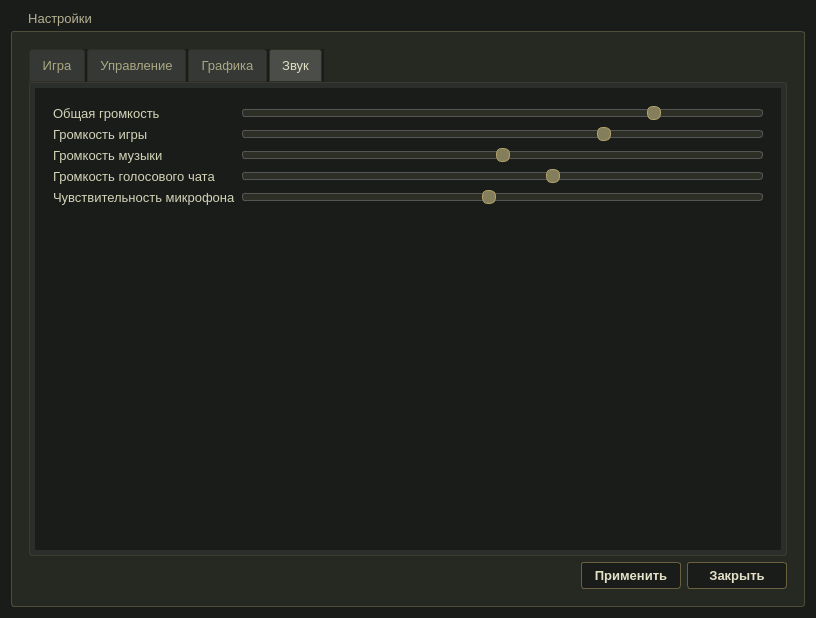
<?xml version="1.0" encoding="UTF-8"?>
<ui version="4.0">
 <class>UISettings</class>
 <widget class="QWidget" name="UISettings">
  <property name="geometry">
   <rect>
    <x>0</x>
    <y>0</y>
    <width>816</width>
    <height>618</height>
   </rect>
  </property>
  <property name="windowTitle">
   <string>Form</string>
  </property>
  <property name="styleSheet">
   <string notr="true">QWidget {
    background-color: #1a1c1a;
    color: #d4d4b8; 
    font-family: &quot;Bahnschrift&quot;, &quot;Consolas&quot;, &quot;Arial&quot;;
    font-size: 13px;
}

QTabWidget::pane {
    border: 1px solid #3a3a2f;
    background-color: #2c2e2c;
    border-radius: 3px;
    padding: 5px;
}

QTabBar::tab {
    padding: 8px 12px;
    background: #353834;
    border: 1px solid #2e2e26;
    border-top-left-radius: 3px;
    border-top-right-radius: 3px;
    margin-right: 2px;
    color: #aaa882;
}

QTabBar::tab:selected {
    background: #4a4d48;
    border-bottom: 1px solid #2c2e2c;
    color: #e0dfc4;
}

QPushButton {
    background-color: qlineargradient(x1:0, y1:0, x2:0, y2:1,
                                      stop:0 #5d5f53, stop:1 #363832);
    border: 1px solid #6a5f3e;
    border-radius: 3px;
    padding: 5px 10px;
    color: #e4e1c8;
    font-weight: bold;
    text-shadow: 1px 1px 1px #000000;
}

QPushButton:hover {
    background-color: qlineargradient(x1:0, y1:0, x2:0, y2:1,
                                      stop:0 #706c58, stop:1 #45463b);
    border: 1px solid #8c7f4a;
}

QPushButton:pressed {
    background-color: #2d2e29;
    border: 1px solid #a29466;
}

QGroupBox {
    border: 1px solid #4e4e3a;
    border-radius: 3px;
    margin-top: 20px;
    background-color: #262822;
    padding: 8px;
}

QGroupBox:title {
    subcontrol-origin: margin;
    left: 10px;
    padding: 0 5px;
    background-color: #1a1c1a;
    color: #b5b291;
    font-weight: bold;
}

QSlider::groove:horizontal {
    border: 1px solid #555;
    height: 6px;
    background: #2d2e26;
    border-radius: 3px;
}

QSlider::handle:horizontal {
    background: #847e5c;
    border: 1px solid #b1a367;
    width: 12px;
    margin: -4px 0;
    border-radius: 6px;
}

QSlider::handle:horizontal:hover {
    background: #9f9962;
}

QCheckBox, QRadioButton {
    spacing: 6px;
    color: #cfcaa0;
}

QLabel {
    color: #d4d4b8;
}</string>
  </property>
  <layout class="QHBoxLayout" name="horizontalLayout_2">
   <item>
    <widget class="QGroupBox" name="settingsGroupBox">
     <property name="title">
      <string>Настройки</string>
     </property>
     <property name="alignment">
      <set>Qt::AlignCenter</set>
     </property>
     <layout class="QVBoxLayout" name="verticalLayout">
      <item>
       <widget class="QTabWidget" name="tabWidget">
        <property name="currentIndex">
         <number>3</number>
        </property>
        <widget class="QWidget" name="gameTab">
         <attribute name="title">
          <string>Игра</string>
         </attribute>
         <widget class="QCheckBox" name="checkShowTeamInfo">
          <property name="geometry">
           <rect>
            <x>20</x>
            <y>30</y>
            <width>341</width>
            <height>23</height>
           </rect>
          </property>
          <property name="text">
           <string>Всегда отоброжать имена и здоровье союзников</string>
          </property>
         </widget>
        </widget>
        <widget class="QWidget" name="controlTab">
         <attribute name="title">
          <string>Управление</string>
         </attribute>
         <layout class="QVBoxLayout" name="mainControlsLayout">
          <item>
           <layout class="QHBoxLayout" name="horizontalControlsSplitLayout">
            <item>
             <layout class="QFormLayout" name="leftControlSettingsLayout">
              <property name="verticalSpacing">
               <number>12</number>
              </property>
              <item row="1" column="0">
               <widget class="QLabel" name="labelMouseSensitivity">
                <property name="text">
                 <string>Чувствительность мыши</string>
                </property>
               </widget>
              </item>
              <item row="1" column="1">
               <widget class="QSlider" name="sliderMouseSensitivity">
                <property name="sizePolicy">
                 <sizepolicy hsizetype="Expanding" vsizetype="Preferred">
                  <horstretch>0</horstretch>
                  <verstretch>0</verstretch>
                 </sizepolicy>
                </property>
                <property name="minimum">
                 <number>1</number>
                </property>
                <property name="maximum">
                 <number>20</number>
                </property>
                <property name="value">
                 <number>6</number>
                </property>
                <property name="orientation">
                 <enum>Qt::Horizontal</enum>
                </property>
               </widget>
              </item>
              <item row="2" column="0" colspan="2">
               <widget class="QPushButton" name="buttonResetControls">
                <property name="sizePolicy">
                 <sizepolicy hsizetype="Preferred" vsizetype="Preferred">
                  <horstretch>0</horstretch>
                  <verstretch>0</verstretch>
                 </sizepolicy>
                </property>
                <property name="text">
                 <string>Базовые настройки</string>
                </property>
               </widget>
              </item>
              <item row="0" column="0" colspan="2">
               <widget class="QCheckBox" name="checkInvertMouse">
                <property name="sizePolicy">
                 <sizepolicy hsizetype="Preferred" vsizetype="Preferred">
                  <horstretch>0</horstretch>
                  <verstretch>0</verstretch>
                 </sizepolicy>
                </property>
                <property name="text">
                 <string>Инвертировать мышь</string>
                </property>
               </widget>
              </item>
             </layout>
            </item>
            <item>
             <widget class="QTreeWidget" name="treeKeyBindings">
              <property name="showDropIndicator" stdset="0">
               <bool>false</bool>
              </property>
              <property name="selectionMode">
               <enum>QAbstractItemView::NoSelection</enum>
              </property>
              <property name="textElideMode">
               <enum>Qt::ElideNone</enum>
              </property>
              <property name="rootIsDecorated">
               <bool>true</bool>
              </property>
              <property name="uniformRowHeights">
               <bool>false</bool>
              </property>
              <property name="itemsExpandable">
               <bool>true</bool>
              </property>
              <property name="animated">
               <bool>false</bool>
              </property>
              <property name="allColumnsShowFocus">
               <bool>false</bool>
              </property>
              <property name="wordWrap">
               <bool>false</bool>
              </property>
              <property name="headerHidden">
               <bool>false</bool>
              </property>
              <property name="expandsOnDoubleClick">
               <bool>false</bool>
              </property>
              <attribute name="headerVisible">
               <bool>true</bool>
              </attribute>
              <attribute name="headerCascadingSectionResizes">
               <bool>false</bool>
              </attribute>
              <attribute name="headerHighlightSections">
               <bool>false</bool>
              </attribute>
              <attribute name="headerShowSortIndicator" stdset="0">
               <bool>false</bool>
              </attribute>
              <attribute name="headerStretchLastSection">
               <bool>true</bool>
              </attribute>
              <column>
               <property name="text">
                <string>Действие</string>
               </property>
              </column>
              <column>
               <property name="text">
                <string>Клавиша</string>
               </property>
              </column>
              <item>
               <property name="text">
                <string>Вперед</string>
               </property>
               <property name="text">
                <string>W</string>
               </property>
              </item>
              <item>
               <property name="text">
                <string>Назад</string>
               </property>
               <property name="text">
                <string>S</string>
               </property>
              </item>
              <item>
               <property name="text">
                <string>Шаг влево</string>
               </property>
               <property name="text">
                <string>A</string>
               </property>
              </item>
              <item>
               <property name="text">
                <string>Шаг вправо</string>
               </property>
               <property name="text">
                <string>D</string>
               </property>
              </item>
             </widget>
            </item>
           </layout>
          </item>
         </layout>
        </widget>
        <widget class="QWidget" name="renderTab">
         <attribute name="title">
          <string>Графика</string>
         </attribute>
         <layout class="QVBoxLayout" name="mainVerticalLayout">
          <item>
           <layout class="QHBoxLayout" name="horizontalSplitLayout">
            <item>
             <layout class="QFormLayout" name="formLayoutLeft">
              <property name="verticalSpacing">
               <number>12</number>
              </property>
              <item row="0" column="0">
               <widget class="QLabel" name="labelMonitor">
                <property name="text">
                 <string>Активный монитор</string>
                </property>
               </widget>
              </item>
              <item row="0" column="1">
               <widget class="QComboBox" name="comboMonitor">
                <property name="sizePolicy">
                 <sizepolicy hsizetype="Preferred" vsizetype="Preferred">
                  <horstretch>0</horstretch>
                  <verstretch>0</verstretch>
                 </sizepolicy>
                </property>
               </widget>
              </item>
              <item row="1" column="0">
               <widget class="QLabel" name="labelResolution">
                <property name="text">
                 <string>Разрешение</string>
                </property>
               </widget>
              </item>
              <item row="1" column="1">
               <widget class="QComboBox" name="comboResolution">
                <property name="sizePolicy">
                 <sizepolicy hsizetype="Preferred" vsizetype="Preferred">
                  <horstretch>0</horstretch>
                  <verstretch>0</verstretch>
                 </sizepolicy>
                </property>
                <item>
                 <property name="text">
                  <string>800x600</string>
                 </property>
                </item>
                <item>
                 <property name="text">
                  <string>1024x768</string>
                 </property>
                </item>
                <item>
                 <property name="text">
                  <string>1280x720</string>
                 </property>
                </item>
                <item>
                 <property name="text">
                  <string>1600x900</string>
                 </property>
                </item>
                <item>
                 <property name="text">
                  <string>1920x1080</string>
                 </property>
                </item>
               </widget>
              </item>
              <item row="2" column="0" colspan="2">
               <widget class="QCheckBox" name="checkFullscreen">
                <property name="sizePolicy">
                 <sizepolicy hsizetype="Preferred" vsizetype="Preferred">
                  <horstretch>0</horstretch>
                  <verstretch>0</verstretch>
                 </sizepolicy>
                </property>
                <property name="text">
                 <string>Полноэкранный режим</string>
                </property>
               </widget>
              </item>
              <item row="3" column="0" colspan="2">
               <widget class="QCheckBox" name="checkVSync">
                <property name="sizePolicy">
                 <sizepolicy hsizetype="Preferred" vsizetype="Preferred">
                  <horstretch>0</horstretch>
                  <verstretch>0</verstretch>
                 </sizepolicy>
                </property>
                <property name="text">
                 <string>Вертикальная синхронизация</string>
                </property>
               </widget>
              </item>
              <item row="4" column="0">
               <widget class="QLabel" name="labelAntiAliasing">
                <property name="text">
                 <string>Антиалиасинг</string>
                </property>
               </widget>
              </item>
              <item row="4" column="1">
               <widget class="QComboBox" name="comboAntialiasing">
                <property name="sizePolicy">
                 <sizepolicy hsizetype="Preferred" vsizetype="Preferred">
                  <horstretch>0</horstretch>
                  <verstretch>0</verstretch>
                 </sizepolicy>
                </property>
               </widget>
              </item>
              <item row="5" column="0">
               <widget class="QLabel" name="labelAnisotropy">
                <property name="sizePolicy">
                 <sizepolicy hsizetype="Preferred" vsizetype="Preferred">
                  <horstretch>0</horstretch>
                  <verstretch>0</verstretch>
                 </sizepolicy>
                </property>
                <property name="text">
                 <string>Анизотропная фильтрация</string>
                </property>
               </widget>
              </item>
              <item row="5" column="1">
               <widget class="QComboBox" name="comboAnisotropy">
                <property name="sizePolicy">
                 <sizepolicy hsizetype="Preferred" vsizetype="Preferred">
                  <horstretch>0</horstretch>
                  <verstretch>0</verstretch>
                 </sizepolicy>
                </property>
               </widget>
              </item>
              <item row="6" column="0">
               <widget class="QLabel" name="labelGamma">
                <property name="text">
                 <string>Гамма</string>
                </property>
               </widget>
              </item>
              <item row="6" column="1">
               <widget class="QSlider" name="sliderGamma">
                <property name="sizePolicy">
                 <sizepolicy hsizetype="Preferred" vsizetype="Fixed">
                  <horstretch>0</horstretch>
                  <verstretch>0</verstretch>
                 </sizepolicy>
                </property>
                <property name="orientation">
                 <enum>Qt::Horizontal</enum>
                </property>
               </widget>
              </item>
             </layout>
            </item>
            <item>
             <layout class="QFormLayout" name="formLayoutRight">
              <property name="verticalSpacing">
               <number>12</number>
              </property>
              <item row="0" column="0">
               <widget class="QLabel" name="labelQuality">
                <property name="text">
                 <string>Качество графики</string>
                </property>
               </widget>
              </item>
              <item row="0" column="1">
               <widget class="QComboBox" name="comboQuality">
                <item>
                 <property name="text">
                  <string>Минимум</string>
                 </property>
                </item>
                <item>
                 <property name="text">
                  <string>Низко</string>
                 </property>
                </item>
                <item>
                 <property name="text">
                  <string>Средне</string>
                 </property>
                </item>
                <item>
                 <property name="text">
                  <string>Высоко</string>
                 </property>
                </item>
               </widget>
              </item>
              <item row="1" column="0">
               <widget class="QLabel" name="labelTextures">
                <property name="text">
                 <string>Качество текстур</string>
                </property>
               </widget>
              </item>
              <item row="1" column="1">
               <widget class="QComboBox" name="comboTextures">
                <item>
                 <property name="text">
                  <string>Минимум</string>
                 </property>
                </item>
                <item>
                 <property name="text">
                  <string>Низко</string>
                 </property>
                </item>
                <item>
                 <property name="text">
                  <string>Средне</string>
                 </property>
                </item>
                <item>
                 <property name="text">
                  <string>Высоко</string>
                 </property>
                </item>
               </widget>
              </item>
              <item row="2" column="0">
               <widget class="QLabel" name="labelLighting">
                <property name="text">
                 <string>Качество освещения</string>
                </property>
               </widget>
              </item>
              <item row="2" column="1">
               <widget class="QComboBox" name="comboLighting">
                <item>
                 <property name="text">
                  <string>Минимум</string>
                 </property>
                </item>
                <item>
                 <property name="text">
                  <string>Низко</string>
                 </property>
                </item>
                <item>
                 <property name="text">
                  <string>Средне</string>
                 </property>
                </item>
                <item>
                 <property name="text">
                  <string>Высоко</string>
                 </property>
                </item>
               </widget>
              </item>
              <item row="3" column="0">
               <widget class="QLabel" name="labelShadows">
                <property name="text">
                 <string>Качество теней</string>
                </property>
               </widget>
              </item>
              <item row="3" column="1">
               <widget class="QComboBox" name="comboShadows">
                <item>
                 <property name="text">
                  <string>Минимум</string>
                 </property>
                </item>
                <item>
                 <property name="text">
                  <string>Низко</string>
                 </property>
                </item>
                <item>
                 <property name="text">
                  <string>Средне</string>
                 </property>
                </item>
                <item>
                 <property name="text">
                  <string>Высоко</string>
                 </property>
                </item>
               </widget>
              </item>
              <item row="4" column="0">
               <widget class="QLabel" name="labelPostFX">
                <property name="text">
                 <string>Постобработка</string>
                </property>
               </widget>
              </item>
              <item row="4" column="1">
               <widget class="QComboBox" name="comboPostFX">
                <item>
                 <property name="text">
                  <string>Минимум</string>
                 </property>
                </item>
                <item>
                 <property name="text">
                  <string>Низко</string>
                 </property>
                </item>
                <item>
                 <property name="text">
                  <string>Средне</string>
                 </property>
                </item>
                <item>
                 <property name="text">
                  <string>Высоко</string>
                 </property>
                </item>
               </widget>
              </item>
             </layout>
            </item>
           </layout>
          </item>
         </layout>
        </widget>
        <widget class="QWidget" name="soundTab">
         <attribute name="title">
          <string>Звук</string>
         </attribute>
         <layout class="QVBoxLayout" name="mainAudioLayout">
          <item>
           <widget class="QFrame" name="volumeGroup">
            <property name="frameShape">
             <enum>QFrame::NoFrame</enum>
            </property>
            <property name="frameShadow">
             <enum>QFrame::Raised</enum>
            </property>
            <layout class="QFormLayout" name="volumeLayout">
             <item row="0" column="0">
              <widget class="QLabel" name="labelMasterVolume">
               <property name="text">
                <string>Общая громкость</string>
               </property>
              </widget>
             </item>
             <item row="0" column="1">
              <widget class="QSlider" name="sliderMasterVolume">
               <property name="minimum">
                <number>0</number>
               </property>
               <property name="maximum">
                <number>100</number>
               </property>
               <property name="value">
                <number>80</number>
               </property>
               <property name="orientation">
                <enum>Qt::Horizontal</enum>
               </property>
              </widget>
             </item>
             <item row="1" column="0">
              <widget class="QLabel" name="labelGameVolume">
               <property name="text">
                <string>Громкость игры</string>
               </property>
              </widget>
             </item>
             <item row="1" column="1">
              <widget class="QSlider" name="sliderGameVolume">
               <property name="minimum">
                <number>0</number>
               </property>
               <property name="maximum">
                <number>100</number>
               </property>
               <property name="value">
                <number>70</number>
               </property>
               <property name="orientation">
                <enum>Qt::Horizontal</enum>
               </property>
              </widget>
             </item>
             <item row="2" column="0">
              <widget class="QLabel" name="labelMusicVolume">
               <property name="text">
                <string>Громкость музыки</string>
               </property>
              </widget>
             </item>
             <item row="2" column="1">
              <widget class="QSlider" name="sliderMusicVolume">
               <property name="minimum">
                <number>0</number>
               </property>
               <property name="maximum">
                <number>100</number>
               </property>
               <property name="value">
                <number>50</number>
               </property>
               <property name="orientation">
                <enum>Qt::Horizontal</enum>
               </property>
              </widget>
             </item>
             <item row="3" column="0">
              <widget class="QLabel" name="labelVoiceChatVolume">
               <property name="text">
                <string>Громкость голосового чата</string>
               </property>
              </widget>
             </item>
             <item row="3" column="1">
              <widget class="QSlider" name="sliderVoiceChatVolume">
               <property name="minimum">
                <number>0</number>
               </property>
               <property name="maximum">
                <number>100</number>
               </property>
               <property name="value">
                <number>60</number>
               </property>
               <property name="orientation">
                <enum>Qt::Horizontal</enum>
               </property>
              </widget>
             </item>
             <item row="4" column="0">
              <widget class="QLabel" name="labelMicSensitivity">
               <property name="sizePolicy">
                <sizepolicy hsizetype="Minimum" vsizetype="Minimum">
                 <horstretch>0</horstretch>
                 <verstretch>0</verstretch>
                </sizepolicy>
               </property>
               <property name="text">
                <string>Чувствительность микрофона</string>
               </property>
              </widget>
             </item>
             <item row="4" column="1">
              <widget class="QSlider" name="sliderMicSensitivity">
               <property name="sizePolicy">
                <sizepolicy hsizetype="Minimum" vsizetype="Preferred">
                 <horstretch>0</horstretch>
                 <verstretch>0</verstretch>
                </sizepolicy>
               </property>
               <property name="minimum">
                <number>1</number>
               </property>
               <property name="maximum">
                <number>20</number>
               </property>
               <property name="value">
                <number>10</number>
               </property>
               <property name="orientation">
                <enum>Qt::Horizontal</enum>
               </property>
              </widget>
             </item>
            </layout>
           </widget>
          </item>
         </layout>
        </widget>
       </widget>
      </item>
      <item>
       <layout class="QHBoxLayout" name="horizontalLayout">
        <item>
         <spacer name="horizontalSpacer">
          <property name="orientation">
           <enum>Qt::Horizontal</enum>
          </property>
          <property name="sizeHint" stdset="0">
           <size>
            <width>40</width>
            <height>20</height>
           </size>
          </property>
         </spacer>
        </item>
        <item>
         <widget class="QPushButton" name="applyBtn">
          <property name="minimumSize">
           <size>
            <width>100</width>
            <height>0</height>
           </size>
          </property>
          <property name="text">
           <string>Применить</string>
          </property>
         </widget>
        </item>
        <item>
         <widget class="QPushButton" name="closeBtn">
          <property name="minimumSize">
           <size>
            <width>100</width>
            <height>0</height>
           </size>
          </property>
          <property name="text">
           <string>Закрыть</string>
          </property>
         </widget>
        </item>
       </layout>
      </item>
     </layout>
    </widget>
   </item>
  </layout>
 </widget>
 <resources/>
 <connections/>
</ui>
